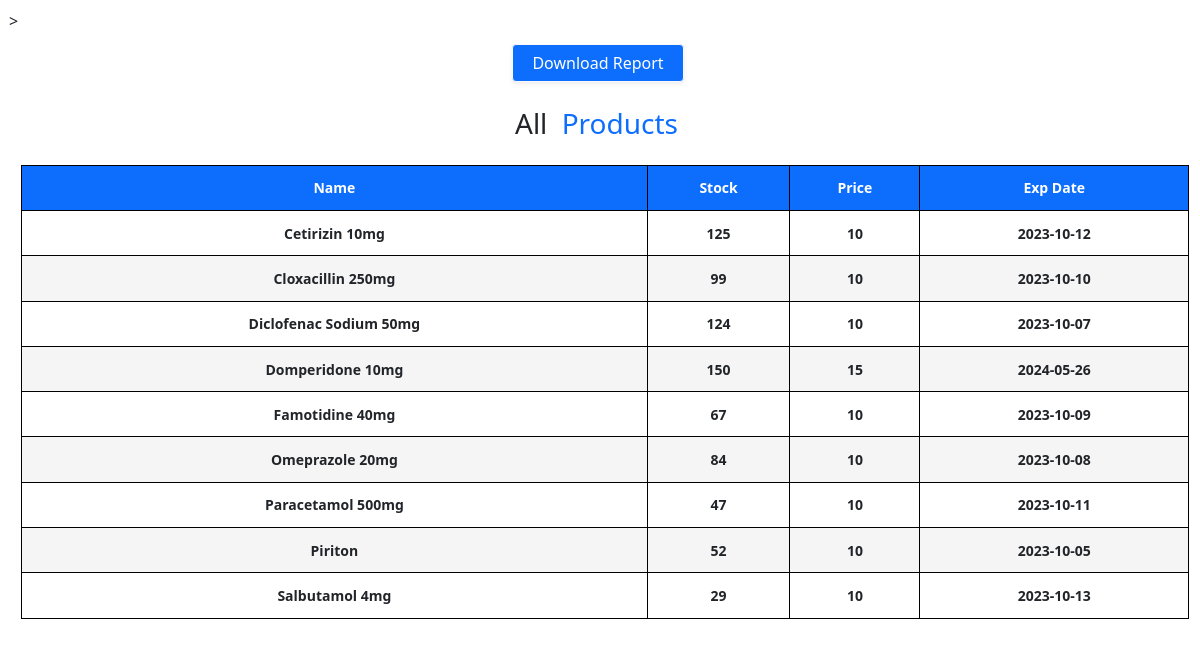
The app's page /productreport.php with its own data.
### tables this page shows
CREATE TABLE `products` (
  `id` int(11) NOT NULL,
  `name` varchar(50) NOT NULL,
  `stock` int(11) NOT NULL,
  `price` varchar(10) NOT NULL,
  `exp_date` varchar(20) NOT NULL
);

### productreport.php (the view, shortened to what this page needs)
<?php
include('database.php');
?>
<!DOCTYPE html>
<html lang="en">
<head>
    <link rel="stylesheet" href="https://cdnjs.cloudflare.com/ajax/libs/font-awesome/5.15.3/css/all.min.css">
	<link href="assets/css/styles.css" rel="stylesheet" />
    <link rel="stylesheet" href="css/styles.css">
</head>
<body>
>
<center><button class='btn btn-light text-dark shadow-sm mt-1 me-1' id='download' target='_blank' style = 'cursor:pointer;background:#0d6efd;color:#fff;'><font style = 'color:#fff;'>Download Report</font></button></center>
<section class="category contact" id="invoice">
    <section class="category contact" id="pickup">
        <center><h3 class='heading'>All <span style = 'color:#0d6efd;'>Products </span></h3></center>
    </section
    <br>
	<table border = '1'>
	    <tr class = 'thead'>
	        <th style = 'background:#0d6efd;'>Name</th>
	        <th style = 'background:#0d6efd;'>Stock</th>
	        <th style = 'background:#0d6efd;'>Price</th>
	        <th style = 'background:#0d6efd;'>Exp Date</th>
	    </tr>
	    <?php
	    $sqla = "SELECT * FROM products order by name ASC";
		$resulta = $conn->query($sqla);
		if ($resulta->num_rows > 0){
			while($rowa = $resulta->fetch_assoc()){
				$name = $rowa['name'];
				$stock = $rowa['stock'];
				$price = $rowa['price'];
				$exp_date = $rowa['exp_date'];
				echo "<tr>
            	        <th data-label = 'Name'>{$name}</th>
            	        <th data-label = 'Stock'>{$stock}</th>
            	        <th data-label = 'Price'>{$price}</th>
            	        <th data-label = 'exp_date'>{$exp_date}</th>
            	</tr>";
			}
		}
	    ?>
    </table>
</section>
</body>
</html>

### productreport.php (style rules this page uses)
* { margin:5px; padding:2px; }
table { width:100%;border:1px solid #000;border-collapse:collapse; }
table tr:nth-child(odd) { background:#f5f5f5; }
th,td { padding:1%;border:1px solid #000;font-size:14px; }
th { text-align:center; }
.thead { color:#fff; }
button { padding:1%;border:none;border-radius:3px; }

### records on screen
products: name "Cetirizin 10mg", stock "125", price "10", exp_date "2023-10-12"
products: name "Cloxacillin 250mg", stock "99", price "10", exp_date "2023-10-10"
products: name "Diclofenac Sodium 50mg", stock "124", price "10", exp_date "2023-10-07"
products: name "Domperidone 10mg", stock "150", price "15", exp_date "2024-05-26"
products: name "Famotidine 40mg", stock "67", price "10", exp_date "2023-10-09"
products: name "Omeprazole 20mg", stock "84", price "10", exp_date "2023-10-08"
products: name "Paracetamol 500mg", stock "47", price "10", exp_date "2023-10-11"
products: name "Piriton", stock "52", price "10", exp_date "2023-10-05"
products: name "Salbutamol 4mg", stock "29", price "10", exp_date "2023-10-13"
